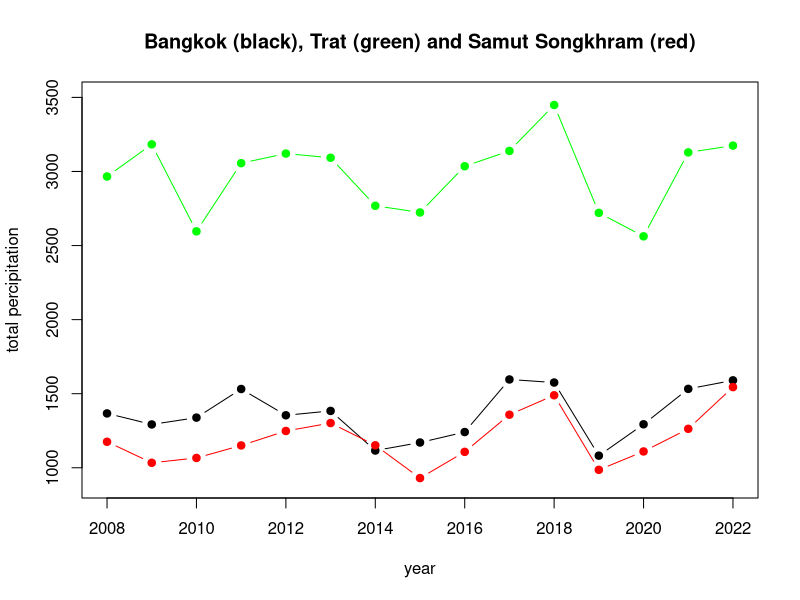
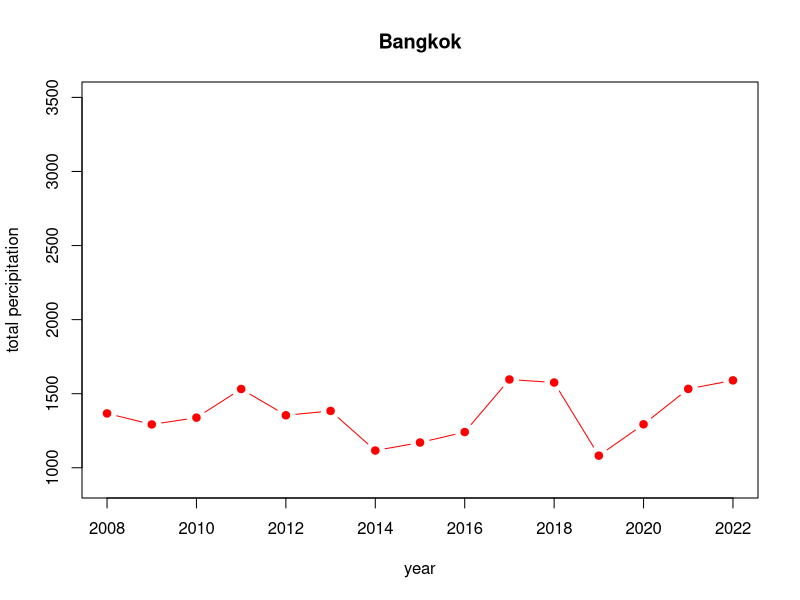
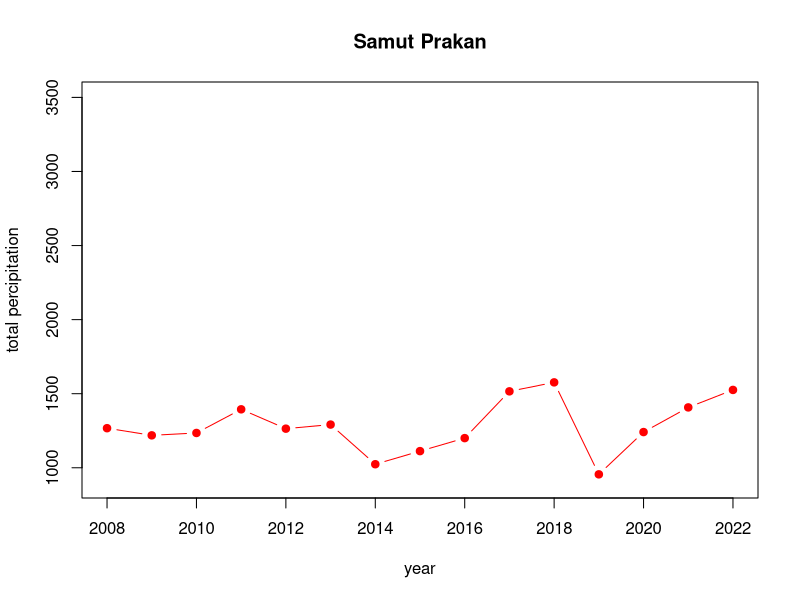
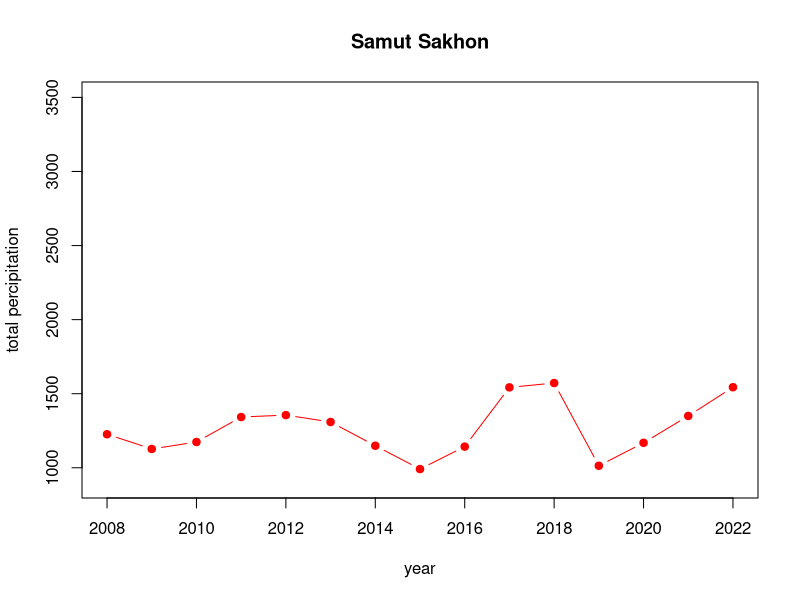
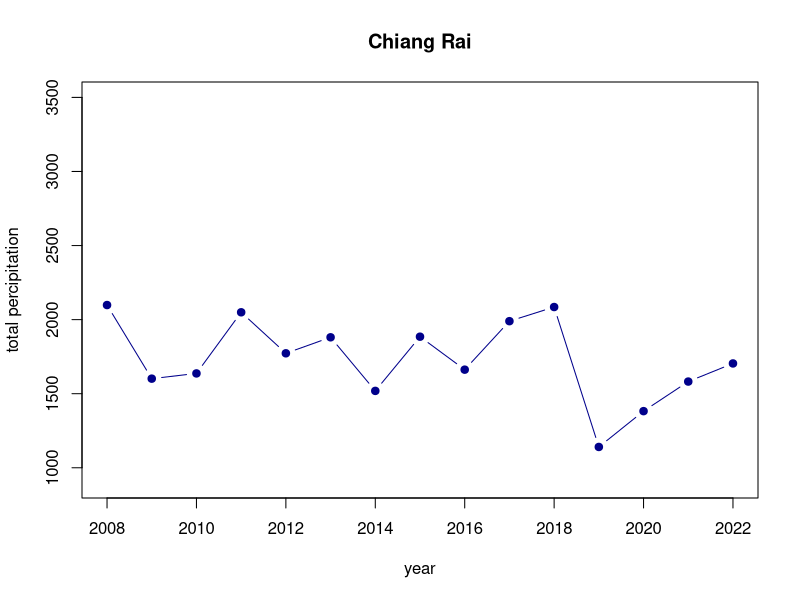
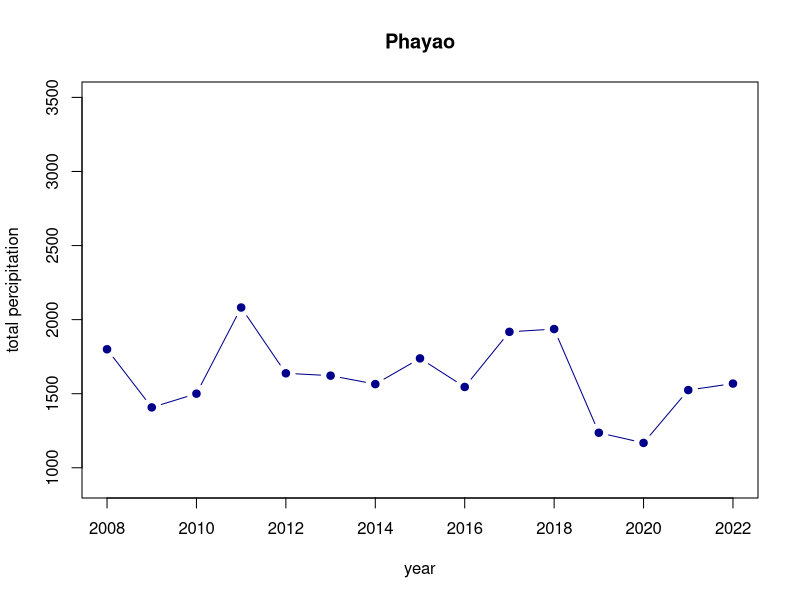
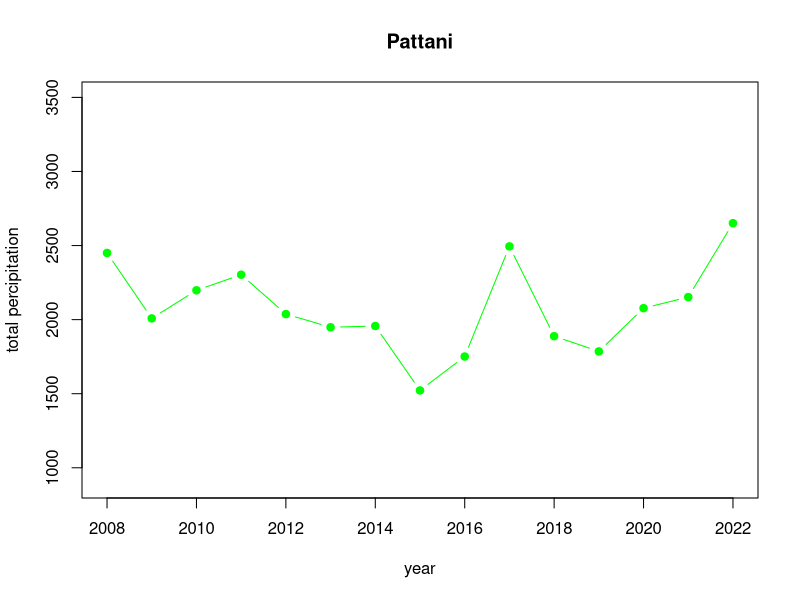
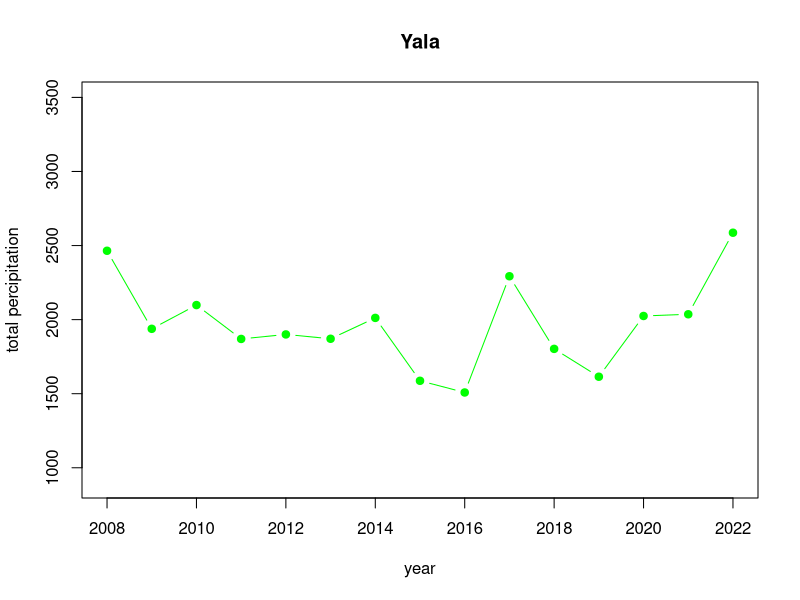

Source code (R) for these figures, in order:
## ---- chunk 1
install.packages("readxl")
library(readxl)
## ---- chunk 2
Thailand_daymin <- read_excel("Thailand.xlsx",sheet = "era5_t2m_daymin_annual_Thailand")
Thailand_daymin
## ---- chunk 3
Thailand_daymax <- read_excel("Thailand.xlsx",sheet = "era5_t2m_daymax_annual_Thailand")
Thailand_daymax
## ---- chunk 4
Thailand_tp <- read_excel("Thailand.xlsx",sheet = "era5_tp(mm)_annual_Thailand")
Thailand_tp
## ---- chunk 5
Gideon <- read_excel("Dengue_Data.xlsx",sheet = "Gideon")
Gideon
## ---- chunk 6
Thailand_tp_sorted = Thailand_tp[order(Thailand_tp$`2022`, decreasing = TRUE), ]
Thailand_tp_sorted
## ---- chunk 7
#sub districts with Highest Precipitation
Thailand_tp_highest = head(Thailand_tp_sorted)
Thailand_tp_highest_list = Thailand_tp_highest$ADM1_EN
Thailand_tp_highest_list
## ---- chunk 8
#sub districts with Lowest Precipitation
Thailand_tp_lowest = tail(Thailand_tp_sorted) 
Thailand_tp_lowest_list = Thailand_tp_lowest$ADM1_EN
Thailand_tp_lowest_list
## ---- chunk 9
Thailand_daymax_sorted = Thailand_daymax[order(Thailand_daymax$`2022`, decreasing = TRUE), ]
Thailand_daymax_sorted
## ---- chunk 10
#sub districts with Highest max Temperatur
Thailand_daymax_highest = head(Thailand_daymax_sorted)
Thailand_daymax_highest_list = Thailand_daymax_highest$ADM1_EN
Thailand_daymax_highest_list
## ---- chunk 11
#sub districts with Lowest max temperatur
Thailand_daymax_lowest = tail(Thailand_daymax_sorted) 
Thailand_daymax_lowest_list = Thailand_daymax_lowest$ADM1_EN
Thailand_daymax_lowest_list
## ---- chunk 12
Thailand_daymin_sorted = Thailand_daymin[order(Thailand_daymin$`2022`, decreasing = TRUE), ]
Thailand_daymin_sorted
## ---- chunk 13
#sub districts with Highest min Temperatur
Thailand_daymin_highest = head(Thailand_daymin_sorted)
Thailand_daymin_highest_list = Thailand_daymin_highest$ADM1_EN
Thailand_daymin_highest_list
## ---- chunk 14
#sub districts with Lowest min temperatur
Thailand_daymin_lowest = tail(Thailand_daymin_sorted) 
Thailand_daymin_lowest_list = Thailand_daymin_lowest$ADM1_EN
Thailand_daymin_lowest_list
## ---- chunk 15
Thailand_temp_highest = unique(c(Thailand_daymax_highest_list, Thailand_daymin_highest_list))
Thailand_temp_highest
## ---- chunk 16
Thailand_temp_lowest = unique(c(Thailand_daymax_lowest_list, Thailand_daymin_lowest_list))
Thailand_temp_lowest
## ---- chunk 17
Thailand_temp_highest
## ---- chunk 18
Thailand_temp_lowest
## ---- chunk 19
Thailand_tp_highest_list
## ---- chunk 20
Thailand_tp_lowest_list
## ---- chunk 21
plot(x = colnames(Thailand_tp[,5:19]), y = Thailand_tp[1,5:19], type = "b", pch = 19, xlab = "year", ylab = "total percipitation", main = "Bangkok (black), Trat (green) and Samut Songkhram (red)", ylim = c(900,3500)); lines(colnames(Thailand_tp[,5:19]), Thailand_tp[61,5:19], type = "b", pch = 19, col = "red"); lines(colnames(Thailand_tp[,5:19]), Thailand_tp[14,5:19], type = "b", pch = 19, col = "green")
## ---- chunk 22
#central 

plot(x = colnames(Thailand_tp[,5:19]), y = Thailand_tp[1,5:19], type = "b", pch = 19, col="red", ylim = c(900,3500), xlab = "year", ylab = "total percipitation", main = Thailand_tp[1,2])

plot(x = colnames(Thailand_tp[,5:19]), y = Thailand_tp[2,5:19], type = "b", pch = 19, col="red", ylim = c(900,3500), xlab = "year", ylab = "total percipitation", main = Thailand_tp[2,2])

plot(x = colnames(Thailand_tp[,5:19]), y = Thailand_tp[60,5:19], type = "b", pch = 19, col="red", ylim = c(900,3500), xlab = "year", ylab = "total percipitation", main = Thailand_tp[60,2])

#north

plot(x = colnames(Thailand_tp[,5:19]), y = Thailand_tp[46,5:19], type = "b", pch = 19, col="darkblue", ylim = c(900,3500), xlab = "year", ylab = "total percipitation", main = Thailand_tp[46,2])

plot(x = colnames(Thailand_tp[,5:19]), y = Thailand_tp[45,5:19], type = "b", pch = 19, col="darkblue", ylim = c(900,3500), xlab = "year", ylab = "total percipitation", main = Thailand_tp[45,2])

#south

plot(x = colnames(Thailand_tp[,5:19]), y = Thailand_tp[75,5:19], type = "b", pch = 19, col="green", ylim = c(900,3500), xlab = "year", ylab = "total percipitation", main = Thailand_tp[75,2])

plot(x = colnames(Thailand_tp[,5:19]), y = Thailand_tp[76,5:19], type = "b", pch = 19, col="green", ylim = c(900,3500), xlab = "year", ylab = "total percipitation", main = Thailand_tp[76,2])

plot(x = colnames(Thailand_tp[,5:19]), y = Thailand_tp[77,5:19], type = "b", pch = 19, col="green", ylim = c(900,3500), xlab = "year", ylab = "total percipitation", main = Thailand_tp[77,2])

#mid-tail

plot(x = colnames(Thailand_tp[,5:19]), y = Thailand_tp[69,5:19], type = "b", pch = 19, col="purple", ylim = c(900,3500), xlab = "year", ylab = "total percipitation", main = Thailand_tp[69,2])

plot(x = colnames(Thailand_tp[,5:19]), y = Thailand_tp[70,5:19], type = "b", pch = 19, col="purple",ylim = c(900,3500), xlab = "year", ylab = "total percipitation", main = Thailand_tp[70,2])

#west

plot(x = colnames(Thailand_tp[,5:19]), y = Thailand_tp[51,5:19], type = "b", pch = 19, col="turquoise", ylim = c(900,3500), xlab = "year", ylab = "total percipitation", main = Thailand_tp[51,2])

plot(x = colnames(Thailand_tp[,5:19]), y = Thailand_tp[57,5:19], type = "b", pch = 19, col="turquoise", ylim = c(900,3500), xlab = "year", ylab = "total percipitation", main = Thailand_tp[57,2])

#east

plot(x = colnames(Thailand_tp[,5:19]), y = Thailand_tp[22,5:19], type = "b", pch = 19, col="orange", ylim = c(900,3500), xlab = "year", ylab = "total percipitation", main = Thailand_tp[22,2])

plot(x = colnames(Thailand_tp[,5:19]), y = Thailand_tp[23,5:19], type = "b", pch = 19, col="orange", ylim = c(900,3500), xlab = "year", ylab = "total percipitation", main = Thailand_tp[23,2])

plot(x = colnames(Thailand_tp[,5:19]), y = Thailand_tp[26,5:19], type = "b", pch = 19, col="orange", ylim = c(900,3500), xlab = "year", ylab = "total percipitation", main = Thailand_tp[26,2])

## ---- chunk 23
hist(Thailand_tp$"2008", breaks=15)
hist(Thailand_tp$"2009", breaks=15)
hist(Thailand_tp$"2010", breaks=15)
hist(Thailand_tp$"2011", breaks=15)
hist(Thailand_tp$"2012", breaks=15)
hist(Thailand_tp$"2013", breaks=15)
hist(Thailand_tp$"2014", breaks=15)
hist(Thailand_tp$"2015", breaks=15)
hist(Thailand_tp$"2016", breaks=15)
hist(Thailand_tp$"2017", breaks=15)
hist(Thailand_tp$"2018", breaks=15)
hist(Thailand_tp$"2019", breaks=15)
hist(Thailand_tp$"2020", breaks=15)
hist(Thailand_tp$"2021", breaks=15)
hist(Thailand_tp$"2022", breaks=15)
## ---- chunk 24
#load Dengue cases and death
cases = read_excel("Dengue_Data.xlsx", sheet = "Dengue_cases")
death = read_excel("Dengue_Data.xlsx", sheet = "Denge_deaths")


#clean data just for Thailand
cases_Thai = cases[,c(1,3)]
death_Thai = death[,c(1,3)]


#plot to see cases and death numbers over time
plot(cases_Thai, type = "b", pch = 19); plot(death_Thai, type = "b", pch = 19) 
